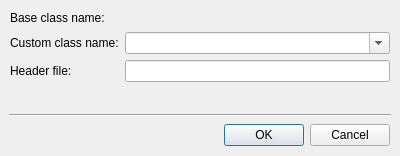
<ui version="4.0" >
 <author></author>
  <comment>*********************************************************************
**
** Copyright (C) 1992-2005 Trolltech AS. All rights reserved.
**
** This file is part of the Qt Designer of the Qt Toolkit.
**
** This file may be used under the terms of the GNU General Public
** License version 2.0 as published by the Free Software Foundation
** and appearing in the file LICENSE.GPL included in the packaging of
** this file.  Please review the following information to ensure GNU
** General Public Licensing requirements will be met:
** http://www.trolltech.com/products/qt/opensource.html
**
** If you are unsure which license is appropriate for your use, please
** review the following information:
** http://www.trolltech.com/products/qt/licensing.html or contact the
** sales department at sales@trolltech.com.
**
** This file is provided AS IS with NO WARRANTY OF ANY KIND, INCLUDING THE
** WARRANTY OF DESIGN, MERCHANTABILITY AND FITNESS FOR A PARTICULAR PURPOSE.
**
*********************************************************************</comment>
 <exportmacro></exportmacro>
 <class>PromoteToCustomWidgetDialog</class>
 <widget class="QDialog" name="PromoteToCustomWidgetDialog" >
  <property name="objectName" >
   <string notr="true" >PromoteToCustomWidgetDialog</string>
  </property>
  <property name="geometry" >
   <rect>
    <x>0</x>
    <y>0</y>
    <width>400</width>
    <height>156</height>
   </rect>
  </property>
  <property name="windowTitle" >
   <string>Promote to Custom Widget</string>
  </property>
  <layout class="QVBoxLayout" >
   <property name="objectName" >
    <string notr="true" />
   </property>
   <property name="margin" >
    <number>9</number>
   </property>
   <property name="spacing" >
    <number>6</number>
   </property>
   <item>
    <layout class="QGridLayout" >
     <property name="objectName" >
      <string notr="true" />
     </property>
     <property name="margin" >
      <number>1</number>
     </property>
     <property name="spacing" >
      <number>6</number>
     </property>
     <item row="1" column="0" >
      <widget class="QLabel" name="label" >
       <property name="objectName" >
        <string notr="true" >label</string>
       </property>
       <property name="geometry" >
        <rect>
         <x>1</x>
         <y>21</y>
         <width>114</width>
         <height>21</height>
        </rect>
       </property>
       <property name="frameShape" >
        <enum>QFrame::NoFrame</enum>
       </property>
       <property name="frameShadow" >
        <enum>QFrame::Plain</enum>
       </property>
       <property name="text" >
        <string>Custom class name:</string>
       </property>
       <property name="textFormat" >
        <enum>Qt::AutoText</enum>
       </property>
      </widget>
     </item>
     <item row="2" column="1" >
      <widget class="QLineEdit" name="m_header_file_input" >
       <property name="objectName" >
        <string notr="true" >m_header_file_input</string>
       </property>
       <property name="geometry" >
        <rect>
         <x>121</x>
         <y>48</y>
         <width>260</width>
         <height>19</height>
        </rect>
       </property>
       <property name="text" >
        <string/>
       </property>
       <property name="echoMode" >
        <enum>QLineEdit::Normal</enum>
       </property>
      </widget>
     </item>
     <item row="1" column="1" >
      <widget class="QComboBox" name="m_class_name_input" >
       <property name="objectName" >
        <string notr="true" >m_class_name_input</string>
       </property>
       <property name="geometry" >
        <rect>
         <x>121</x>
         <y>21</y>
         <width>260</width>
         <height>21</height>
        </rect>
       </property>
       <property name="sizePolicy" >
        <sizepolicy>
         <hsizetype>1</hsizetype>
         <vsizetype>0</vsizetype>
         <horstretch>0</horstretch>
         <verstretch>0</verstretch>
        </sizepolicy>
       </property>
       <property name="editable" >
        <bool>true</bool>
       </property>
       <property name="insertPolicy" >
        <enum>QComboBox::NoInsert</enum>
       </property>
      </widget>
     </item>
     <item row="0" column="1" >
      <widget class="QLabel" name="m_base_class_name_label" >
       <property name="objectName" >
        <string notr="true" >m_base_class_name_label</string>
       </property>
       <property name="geometry" >
        <rect>
         <x>121</x>
         <y>1</y>
         <width>260</width>
         <height>14</height>
        </rect>
       </property>
       <property name="font" >
        <font>
         <family>Sans Serif</family>
         <pointsize>9</pointsize>
         <weight>75</weight>
         <italic>false</italic>
         <bold>true</bold>
         <underline>false</underline>
         <strikeout>false</strikeout>
        </font>
       </property>
       <property name="frameShape" >
        <enum>QFrame::NoFrame</enum>
       </property>
       <property name="frameShadow" >
        <enum>QFrame::Plain</enum>
       </property>
       <property name="text" >
        <string/>
       </property>
       <property name="textFormat" >
        <enum>Qt::AutoText</enum>
       </property>
      </widget>
     </item>
     <item row="0" column="0" >
      <widget class="QLabel" name="label_3" >
       <property name="objectName" >
        <string notr="true" >label_3</string>
       </property>
       <property name="geometry" >
        <rect>
         <x>1</x>
         <y>1</y>
         <width>114</width>
         <height>14</height>
        </rect>
       </property>
       <property name="frameShape" >
        <enum>QFrame::NoFrame</enum>
       </property>
       <property name="frameShadow" >
        <enum>QFrame::Plain</enum>
       </property>
       <property name="text" >
        <string>Base class name:</string>
       </property>
       <property name="textFormat" >
        <enum>Qt::AutoText</enum>
       </property>
      </widget>
     </item>
     <item row="2" column="0" >
      <widget class="QLabel" name="label_2" >
       <property name="objectName" >
        <string notr="true" >label_2</string>
       </property>
       <property name="geometry" >
        <rect>
         <x>1</x>
         <y>48</y>
         <width>114</width>
         <height>19</height>
        </rect>
       </property>
       <property name="frameShape" >
        <enum>QFrame::NoFrame</enum>
       </property>
       <property name="frameShadow" >
        <enum>QFrame::Plain</enum>
       </property>
       <property name="text" >
        <string>Header file:</string>
       </property>
       <property name="textFormat" >
        <enum>Qt::AutoText</enum>
       </property>
      </widget>
     </item>
    </layout>
   </item>
   <item>
    <spacer>
     <property name="objectName" >
      <string notr="true" >verticalSpacer_2</string>
     </property>
     <property name="geometry" >
      <rect>
       <x>9</x>
       <y>83</y>
       <width>382</width>
       <height>22</height>
      </rect>
     </property>
     <property name="orientation" >
      <enum>Qt::Vertical</enum>
     </property>
     <property name="sizeHint" >
      <size>
       <width>382</width>
       <height>21</height>
      </size>
     </property>
    </spacer>
   </item>
   <item>
    <widget class="QFrame" name="horizontalLine" >
     <property name="objectName" >
      <string notr="true" >horizontalLine</string>
     </property>
     <property name="geometry" >
      <rect>
       <x>9</x>
       <y>111</y>
       <width>382</width>
       <height>3</height>
      </rect>
     </property>
     <property name="frameShape" >
      <enum>QFrame::HLine</enum>
     </property>
     <property name="frameShadow" >
      <enum>QFrame::Sunken</enum>
     </property>
    </widget>
   </item>
   <item>
    <layout class="QHBoxLayout" >
     <property name="objectName" >
      <string notr="true" />
     </property>
     <property name="margin" >
      <number>1</number>
     </property>
     <property name="spacing" >
      <number>6</number>
     </property>
     <item>
      <spacer>
       <property name="objectName" >
        <string notr="true" >horizontalSpacer</string>
       </property>
       <property name="geometry" >
        <rect>
         <x>1</x>
         <y>1</y>
         <width>216</width>
         <height>25</height>
        </rect>
       </property>
       <property name="orientation" >
        <enum>Qt::Horizontal</enum>
       </property>
       <property name="sizeHint" >
        <size>
         <width>40</width>
         <height>20</height>
        </size>
       </property>
      </spacer>
     </item>
     <item>
      <widget class="QPushButton" name="m_ok_button" >
       <property name="objectName" >
        <string notr="true" >m_ok_button</string>
       </property>
       <property name="geometry" >
        <rect>
         <x>304</x>
         <y>1</y>
         <width>77</width>
         <height>25</height>
        </rect>
       </property>
       <property name="text" >
        <string>OK</string>
       </property>
       <property name="default" >
        <bool>true</bool>
       </property>
      </widget>
     </item>
     <item>
         <widget class="QPushButton" name="m_cancel_button" >
             <property name="objectName" >
                 <string notr="true" >m_cancel_button</string>
             </property>
             <property name="geometry" >
                 <rect>
                     <x>223</x>
                     <y>2</y>
                     <width>75</width>
                     <height>23</height>
                 </rect>
             </property>
             <property name="text" >
                 <string>Cancel</string>
             </property>
         </widget>
     </item>
    </layout>
   </item>
  </layout>
 </widget>
 <pixmapfunction></pixmapfunction>
 <connections/>
</ui>
